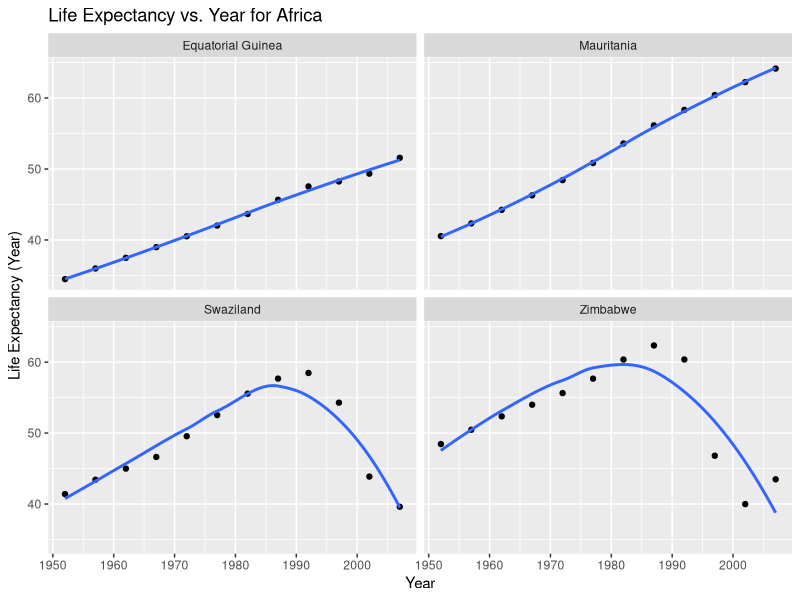
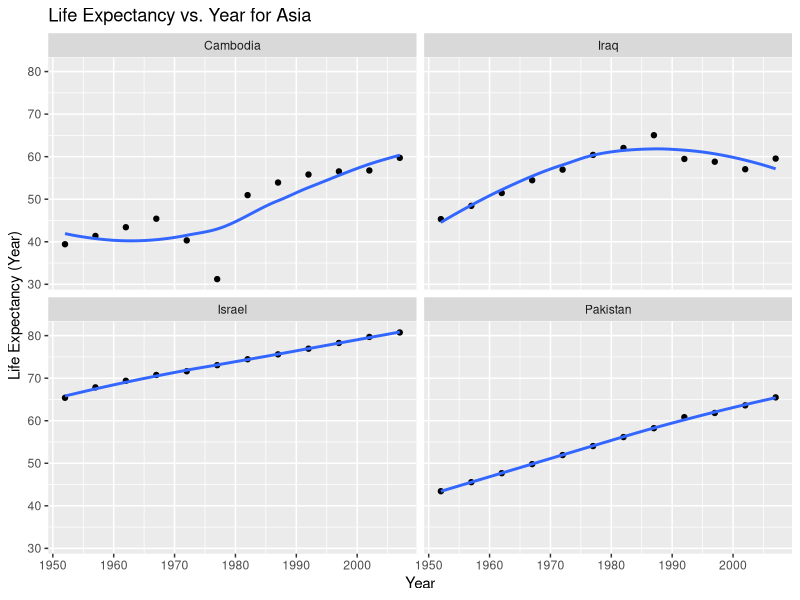
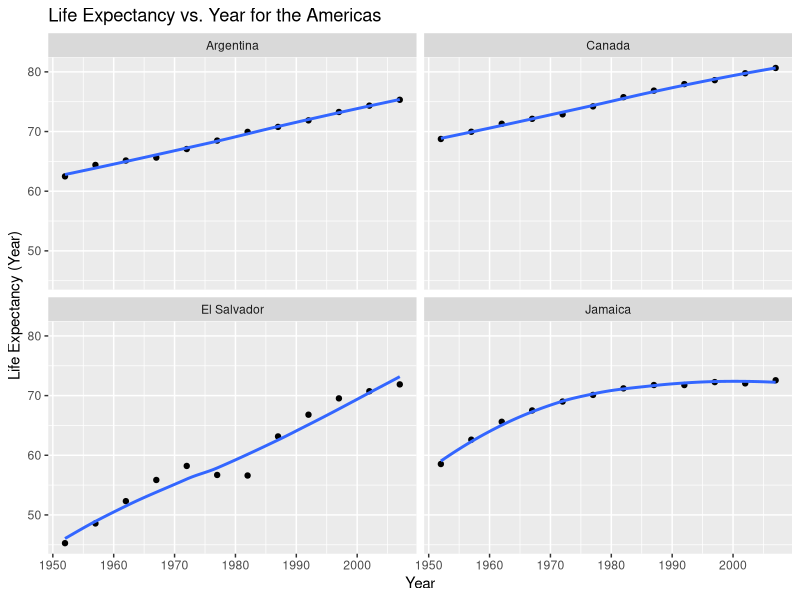
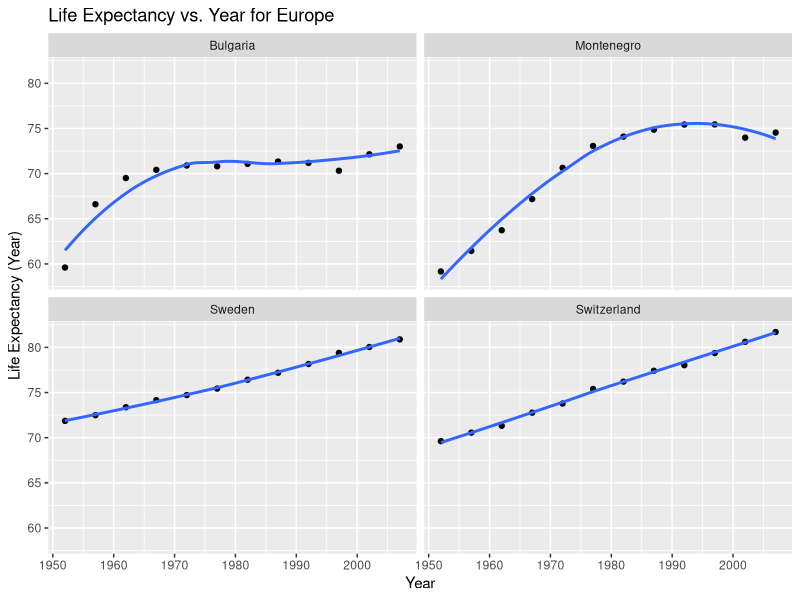
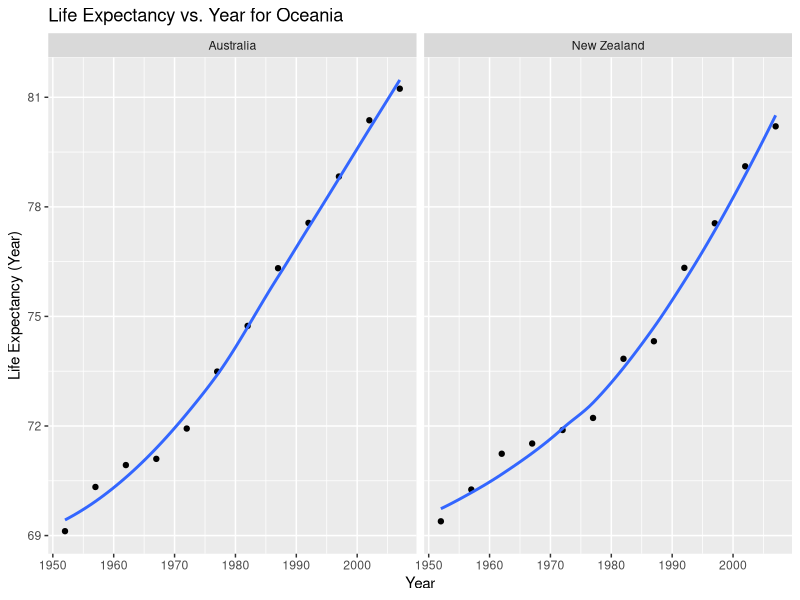
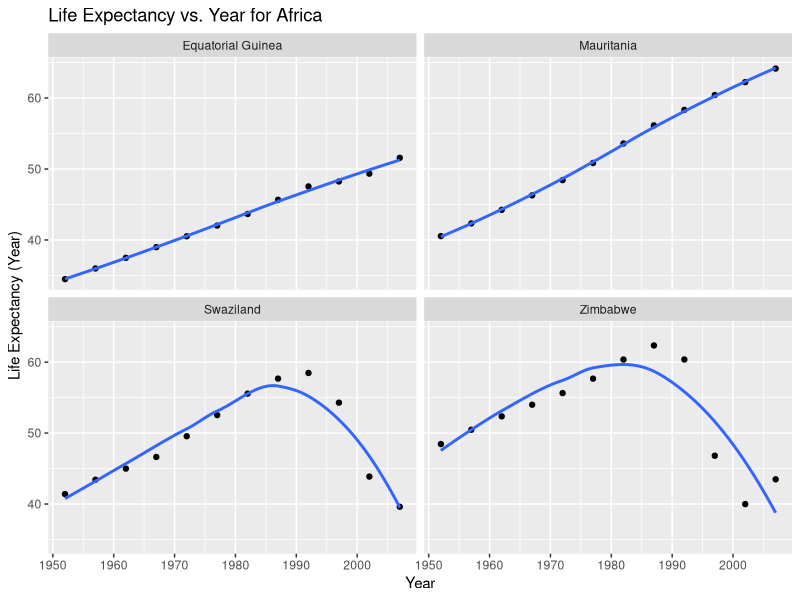
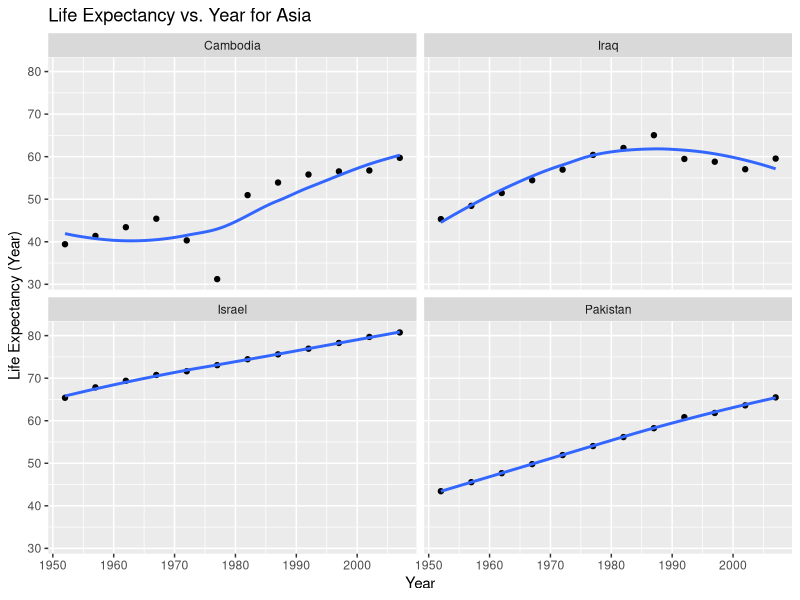
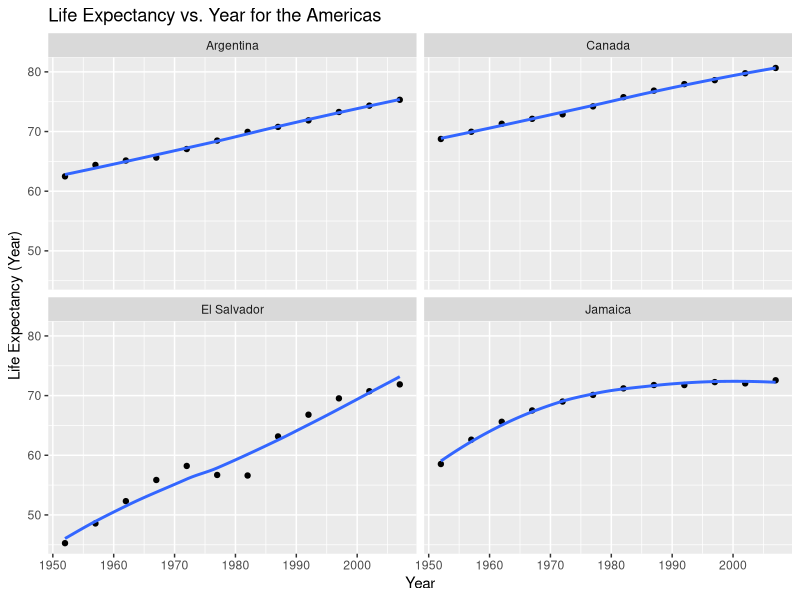

R code for these plots, in order:
## Generate figures
library(tidyverse)
library(ggplot2)

#import the data created in the first script
gap_dat <- read.delim("gapminder_clean.tsv")

#for each continent I created a life expectancy vs. year for the two best countries (i.e. smallest std.error) and two worst countries (i.e. largest std.error)

#creating a figure of life expectancy vs. year for Africa
country_Africa <- filter(gap_dat, country%in%c("Equatorial Guinea", "Mauritania", "Swaziland", "Zimbabwe"))
(figure_Africa <- ggplot(country_Africa, aes(x = year, y = lifeExp)) +
  facet_wrap(~ country) +
  geom_point() +
  geom_smooth(se=FALSE, span=1, method="loess") +
  labs(title = "Life Expectancy vs. Year for Africa", x = "Year", y = "Life Expectancy (Year)"))
ggsave("Life_Expectancy_of_Africa.png", width=10, height=6, plot=figure_Africa)

#creating a figure of life expectancy vs. year for Asia
country_Asia <- filter(gap_dat, country%in%c("Israel", "Pakistan", "Iraq", "Cambodia"))
(figure_Asia <- ggplot(country_Asia, aes(x = year, y = lifeExp)) +
    facet_wrap(~ country) +
    geom_point() +
    geom_smooth(se=FALSE, span=1, method="loess") +
    labs(title = "Life Expectancy vs. Year for Asia", x = "Year", y = "Life Expectancy (Year)"))
ggsave("Life_Expectancy_of_Asia.png", width=10, height=6, plot=figure_Asia)

#creating a figure of life expectancy vs. year for Americas
country_Americas <- filter(gap_dat, country%in%c("Canada", "Argentina", "El Salvador", "Jamaica"))
(figure_Americas <- ggplot(country_Americas, aes(x = year, y = lifeExp)) +
    facet_wrap(~ country) +
    geom_point() +
    geom_smooth(se=FALSE, span=1, method="loess") +
    labs(title = "Life Expectancy vs. Year for the Americas", x = "Year", y = "Life Expectancy (Year)"))
ggsave("Life_Expectancy_of_Americas.png", width=10, height=6, plot=figure_Americas)

#creating a figure of life expectancy vs. year for Europe
country_Europe <- filter(gap_dat, country%in%c("Sweden", "Switzerland", "Bulgaria", "Montenegro"))
(figure_Europe <- ggplot(country_Europe, aes(x = year, y = lifeExp)) +
    facet_wrap(~ country) +
    geom_point() +
    geom_smooth(se=FALSE, span=1, method="loess") +
    labs(title = "Life Expectancy vs. Year for Europe", x = "Year", y = "Life Expectancy (Year)"))
ggsave("Life_Expectancy_of_Europe.png", width=10, height=6, plot=figure_Europe)

#creating a figure of life expectancy vs. year for Oceania
country_Oceania <- filter(gap_dat, continent=="Oceania")
(figure_Oceania <- ggplot(country_Oceania, aes(x = year, y = lifeExp)) +
    facet_wrap(~ country) +
    geom_point() +
    geom_smooth(se=FALSE, span=1, method="loess") +
    labs(title = "Life Expectancy vs. Year for Oceania", x = "Year", y = "Life Expectancy (Year)"))
ggsave("Life_Expectancy_of_Oceania.png", width=10, height=6, plot=figure_Oceania)